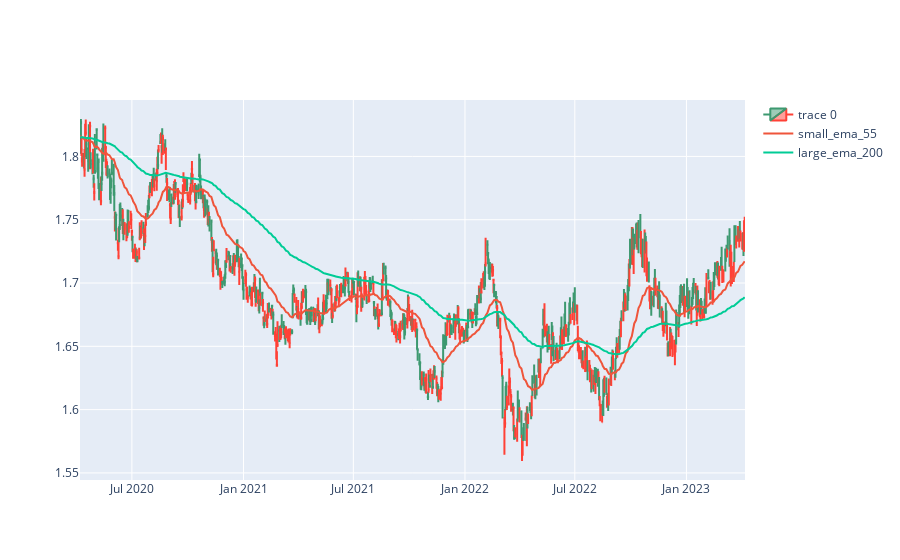

Write notebook code for a chart like this one.
### Code cell
class Tester(Backtest):
    ticker_data = None

    def __init__(self, balance, stoploss, reward_ratio):
        super().__init__(balance, stoploss, reward_ratio)

    def init(self, ticker_data, small_ema, large_ema):
        ticker_data["small_ema"] = (
            ticker_data["Close"].ewm(span=small_ema, adjust=False).mean()
        )
        ticker_data["large_ema"] = (
            ticker_data["Close"].ewm(span=large_ema, adjust=False).mean()
        )

        ticker_data["crossover_pos"] = np.where(
            ticker_data["small_ema"] > ticker_data["large_ema"], 1, 0
        )
        ticker_data["crosspoint"] = np.where(
            ticker_data["crossover_pos"] != ticker_data["crossover_pos"].shift(1),
            True,
            False,
        )
        
        self.ticker_data = None
        self.ticker_data = ticker_data
        
    def chart(self, small_ema, large_ema):
        fig = go.Figure(
            data=[
                go.Candlestick(
                    x=ticker_data.index,
                    open=ticker_data["Open"],
                    high=ticker_data["High"],
                    low=ticker_data["Low"],
                    close=ticker_data["Close"],
                ),
                go.Scatter(
                    x=ticker_data.index,
                    y=ticker_data["small_ema"],
                    name=f"small_ema_{small_ema}",
                ),
                go.Scatter(
                    x=ticker_data.index,
                    y=ticker_data["large_ema"],
                    name=f"large_ema_{large_ema}",
                ),
            ]
        )


        fig.update_layout(xaxis_rangeslider_visible=False)
        fig.show()

    def print(self):
        print(self.position)

    def run(self):
        if self.ticker_data is None:
            raise Exception("No ticker data to run backtest on")
        
        start_index = 0
        
        
        while start_index < len(self.ticker_data):
            self.strategy(self.ticker_data.iloc[start_index])
            start_index += 1
            
    def stats(self):
        pass

    def strategy(self, candle):
        
        print("Candle \n\n", candle.name)
        
        if self.position["active"] == True:
            # check if target met or stoploss hit
            # calculate trade results, PnL
            # close position
            
            print(self.position)
            
            if self.position['crossover_type'] == "long":
                
                if candle['Close'] < self.position['stoploss']:
                    self.close(candle, self.position['stoploss'], candle.name)
                    return
                
                if candle['Close'] > self.position['target']:
                    self.close(candle, self.position['target'], candle.name)
                    return
                
                
            if self.position['crossover_type'] == "short":
                
                if candle['Close'] > self.position['stoploss']:
                    self.close(candle, self.position['stoploss'], candle.name)
                    return
                
                if candle['Close'] < self.position['target']:
                    self.close(candle, self.position['target'], candle.name)
                    return
            
            return
        
        print(self.trade_book)

        if candle["crosspoint"] == True:
            entry_price = candle["Open"]
            stoploss = entry_price - self.stoploss
            target = entry_price + self.target
            
            crossover_type = "long" if candle["crossover_pos"] == 1 else "short";

            self.open(
                entry_date=candle.name,
                entry_price=entry_price,
                stoploss=stoploss,
                target=target,
                size=10,
                crossover_type = crossover_type,
            )

ttr = Tester(100, 0.01, 3)

ttr.init(ticker_data, 50, 200)
ttr.chart(55, 200)
ttr.run()

t_book2= ttr.trade_book

### Figure 1 — Plotly figure (JSON) as saved in the notebook; plotly's stock layout.template omitted (floating-point values rounded to 4 significant figures; data arrays with more than 128 entries replaced by an {"elided": "..."} marker saying what was removed)
{"data": [{"close": {"elided": "784 float values"}, "high": {"elided": "784 float values"}, "low": {"elided": "784 float values"}, "open": {"elided": "784 float values"}, "type": "candlestick", "x": {"elided": "784 str values"}}, {"name": "small_ema_55", "type": "scatter", "x": {"elided": "784 str values"}, "y": {"elided": "784 float values"}}, {"name": "large_ema_200", "type": "scatter", "x": {"elided": "784 str values"}, "y": {"elided": "784 float values"}}], "layout": {"xaxis": {"rangeslider": {"visible": false}}}}
